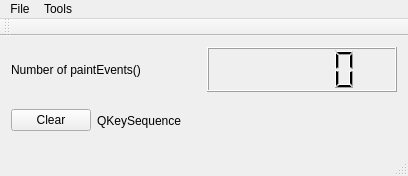
<?xml version="1.0" encoding="UTF-8"?>
<ui version="4.0">
 <class>KeySequenceLabel</class>
 <widget class="QMainWindow" name="KeySequenceLabel">
  <property name="geometry">
   <rect>
    <x>0</x>
    <y>0</y>
    <width>406</width>
    <height>176</height>
   </rect>
  </property>
  <property name="windowTitle">
   <string>Event Loop Demo</string>
  </property>
  <widget class="QWidget" name="centralWidget">
   <layout class="QVBoxLayout" name="verticalLayout">
    <item>
     <layout class="QHBoxLayout" name="horizontalLayout_2">
      <item>
       <widget class="QLabel" name="label">
        <property name="text">
         <string>Number of paintEvents()</string>
        </property>
       </widget>
      </item>
      <item>
       <widget class="QLCDNumber" name="m_lcdNumber"/>
      </item>
     </layout>
    </item>
    <item>
     <layout class="QHBoxLayout" name="horizontalLayout">
      <item>
       <widget class="QPushButton" name="m_clearButton">
        <property name="text">
         <string>Clear</string>
        </property>
       </widget>
      </item>
      <item>
       <widget class="QLabel" name="m_label">
        <property name="sizePolicy">
         <sizepolicy hsizetype="MinimumExpanding" vsizetype="Preferred">
          <horstretch>2</horstretch>
          <verstretch>0</verstretch>
         </sizepolicy>
        </property>
        <property name="minimumSize">
         <size>
          <width>300</width>
          <height>0</height>
         </size>
        </property>
        <property name="text">
         <string>QKeySequence</string>
        </property>
       </widget>
      </item>
     </layout>
    </item>
   </layout>
  </widget>
  <widget class="QToolBar" name="mainToolBar">
   <attribute name="toolBarArea">
    <enum>TopToolBarArea</enum>
   </attribute>
   <attribute name="toolBarBreak">
    <bool>false</bool>
   </attribute>
  </widget>
  <widget class="QStatusBar" name="m_statusBar"/>
  <widget class="QMenuBar" name="menuBar">
   <property name="geometry">
    <rect>
     <x>0</x>
     <y>0</y>
     <width>406</width>
     <height>25</height>
    </rect>
   </property>
   <widget class="QMenu" name="menuFile">
    <property name="title">
     <string>File</string>
    </property>
    <addaction name="actionQuit"/>
   </widget>
   <widget class="QMenu" name="menuTools">
    <property name="title">
     <string>Tools</string>
    </property>
    <addaction name="actionShow_ObjectBrowser"/>
   </widget>
   <addaction name="menuFile"/>
   <addaction name="menuTools"/>
  </widget>
  <action name="actionQuit">
   <property name="text">
    <string>Quit</string>
   </property>
   <property name="shortcut">
    <string>Ctrl+Q</string>
   </property>
  </action>
  <action name="actionShow_ObjectBrowser">
   <property name="checkable">
    <bool>true</bool>
   </property>
   <property name="text">
    <string>Show ObjectBrowser</string>
   </property>
  </action>
 </widget>
 <layoutdefault spacing="6" margin="11"/>
 <resources/>
 <connections/>
</ui>
